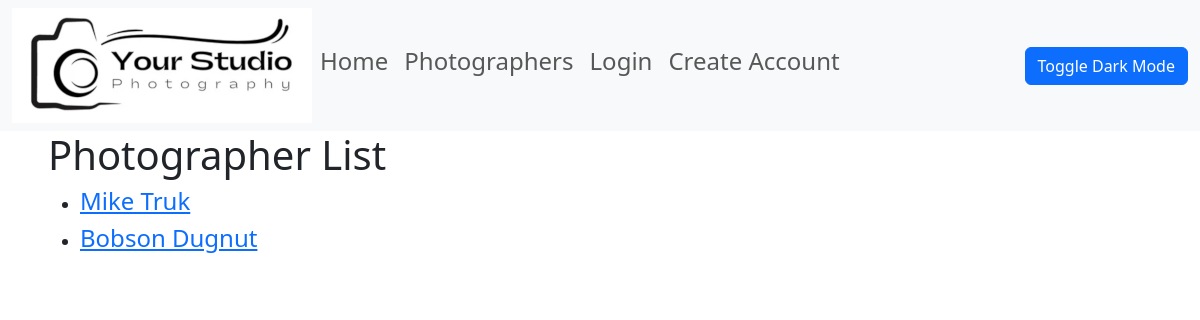
The app's page /photographers/, older data.
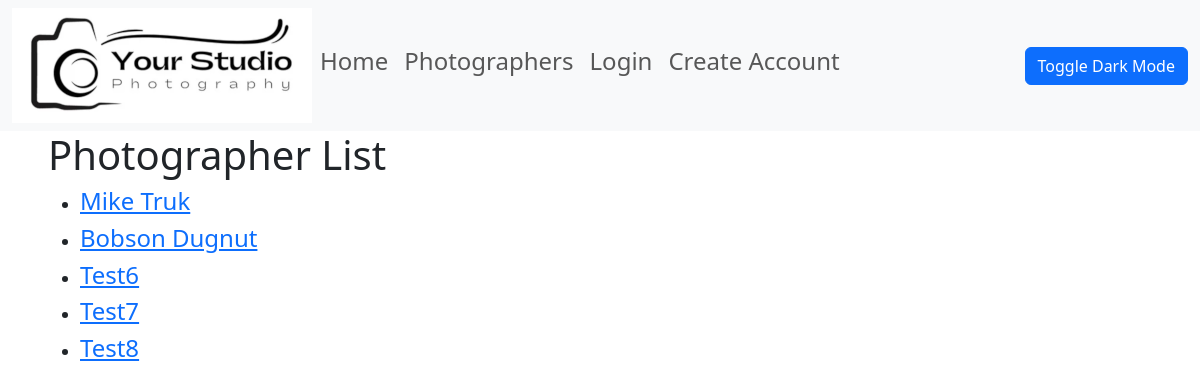
The same page, newer data.
### photo_app/models.py (models this page shows, shortened)
class Photographer(models.Model):
    name = models.CharField(max_length=200)
    email = models.CharField("UCCS Email", max_length=200)
    user = models.OneToOneField(User, null=True, on_delete=models.CASCADE)
    gallery = models.OneToOneField(Gallery, null=True, on_delete=models.CASCADE, unique=True, default=None)
    def get_absolute_url(self):
        return reverse('photographer-detail', args=[str(self.id)])

### photo_app/views.py (the view)
# urls.py: path('photographers/', views.PhotographerListView.as_view(), name= 'photographers'),
class PhotographerListView(generic.ListView):
    model = Photographer

### photo_app/templates/photo_app/photographer_list.html
{% extends 'photo_app/base_template.html' %}
{% block content %}
<h1>Photographer List</h1>
{% if photographer_list %}
<ul>
{% for photographer in photographer_list %}
<li>
<h4><a href="{{ photographer.get_absolute_url }}">{{ photographer.name }}</a>
</li>
{% endfor %}
</ul>
{% else %}
<p>There are no photographers registered.</p>
{% endif %}
{% endblock %}

Row changes from the older to the newer data that the page shows:
added Photographer: name "Test6"
added Photographer: name "Test7"
added Photographer: name "Test8"
